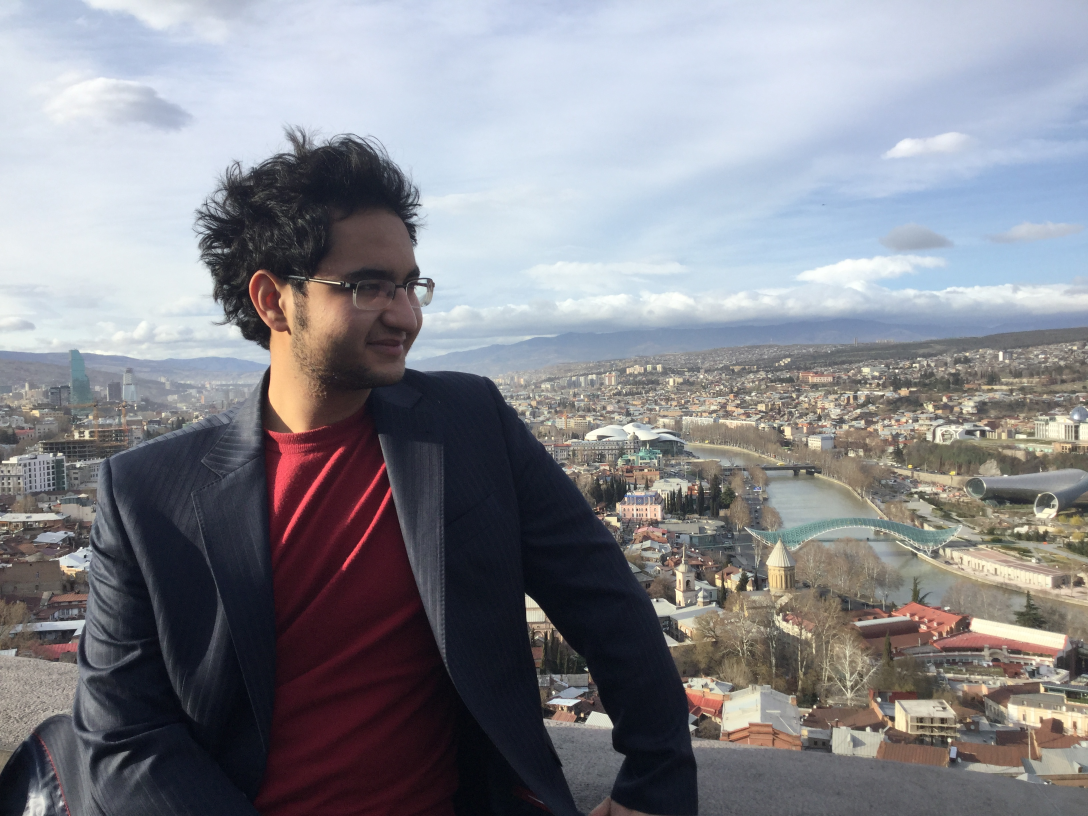
#> input picture website/1298.JPG, 3264 x 2448 px (shown at 1/3 size)
$ python -i cartoonizer.py   (imports and definitions only)
#> lines starting #> are read from the running program, lines starting #| are printed output that depends on the picture; after the words box and inside, x2 and y2 are one past the last pixel; in counts of white or black regions, pixels touching at a corner belong together
import numpy as np
import cv2


def cartoonize(input_image: np.ndarray) -> np.ndarray:
    num_down = 2  # number of down sampling steps
    num_bilateral = 7  # number of bilateral filtering steps

    img_rgb = input_image
    img_color = img_rgb

    # for _ in range(num_down):
    #     img_color = cv2.pyrDown(img_color)

    for _ in range(num_bilateral):
        img_color = cv2.bilateralFilter(img_color, d=9, sigmaColor=9, sigmaSpace=7)

    # for _ in range(num_down):
    #     img_color = cv2.pyrUp(img_color)

    img_gray = cv2.cvtColor(img_rgb, cv2.COLOR_RGB2GRAY)
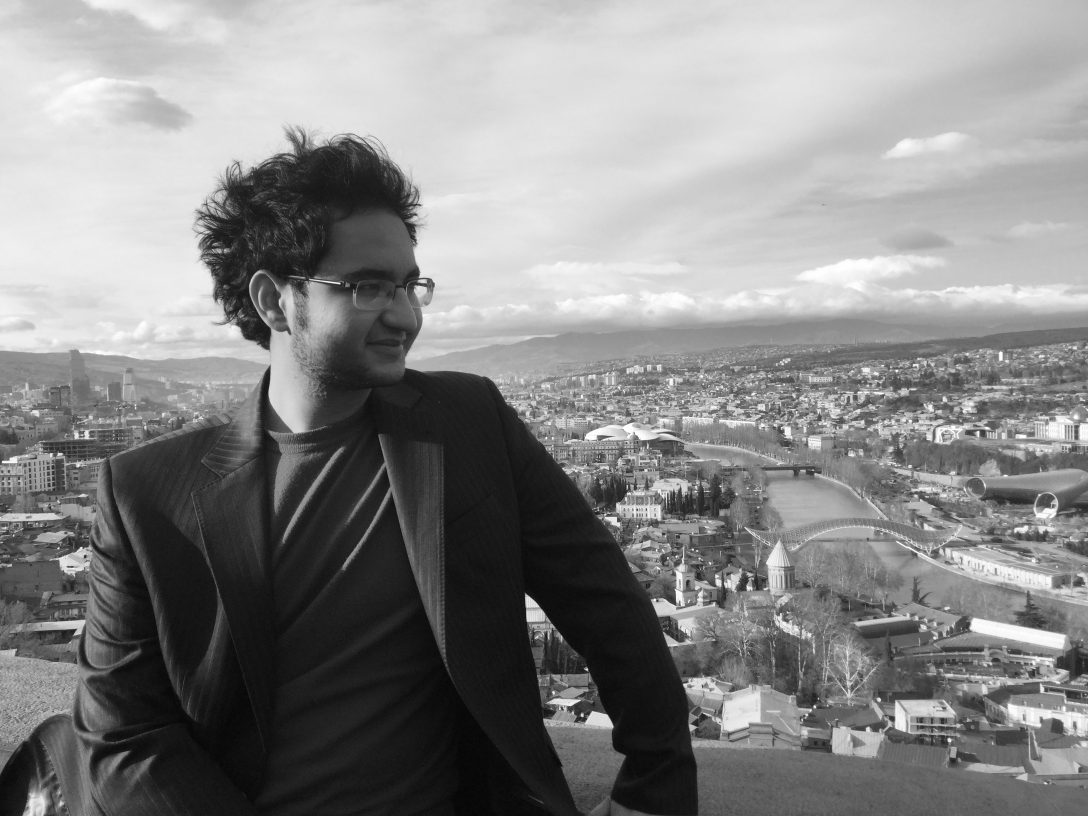
#> img_gray: shape (2448, 3264) (shown at 1/3 size); min 1, max 255, mean 135.1
    img_blur = cv2.medianBlur(img_gray, 7)

    img_edge = cv2.adaptiveThreshold(
        img_blur, 255,
        cv2.ADAPTIVE_THRESH_MEAN_C,
        cv2.THRESH_BINARY,
        blockSize=9,
        C=2
    )
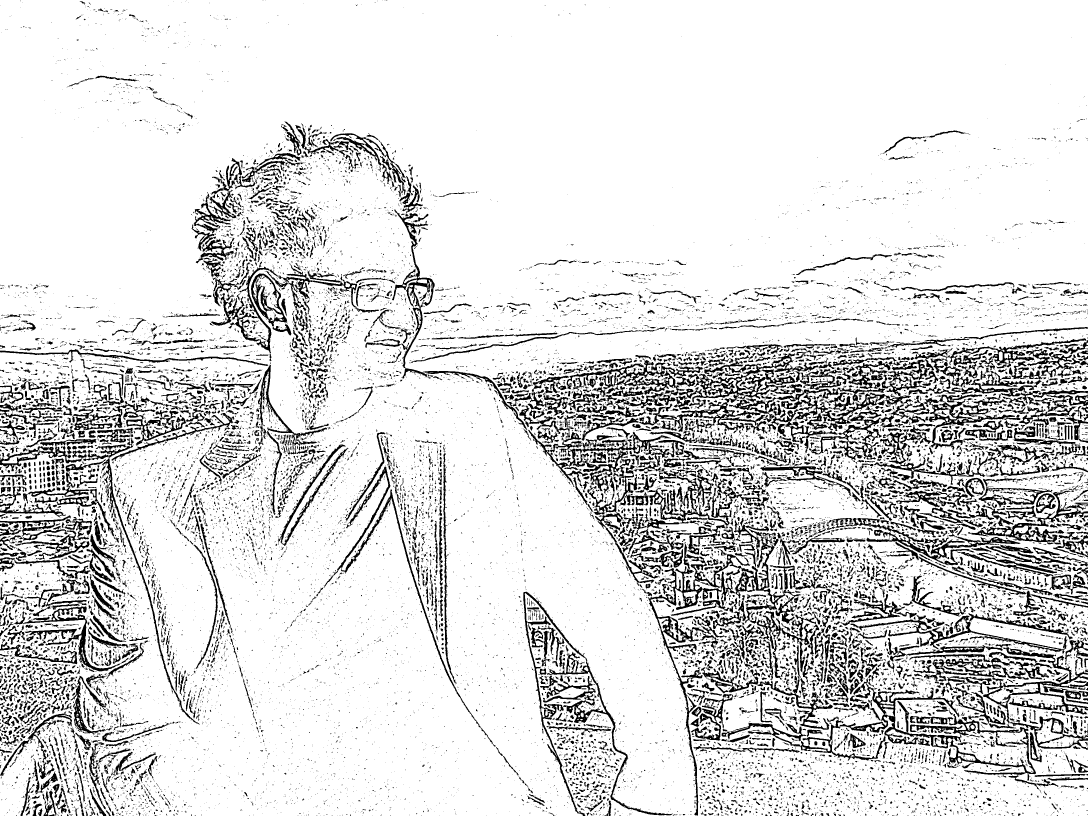
#> img_edge: shape (2448, 3264) (shown at 1/3 size); 86.2% white; 23086 black regions (18459 under 20 px), largest, box (x1, y1, x2, y2) and area: (1679, 1295, 2307, 1585) 32769, (1926, 1587, 2402, 2448) 30193, (2165, 2034, 3176, 2369) 29847

    img_edge = cv2.cvtColor(img_edge, cv2.COLOR_GRAY2RGB)
    img_cartoon = cv2.bitwise_and(img_color, img_edge)
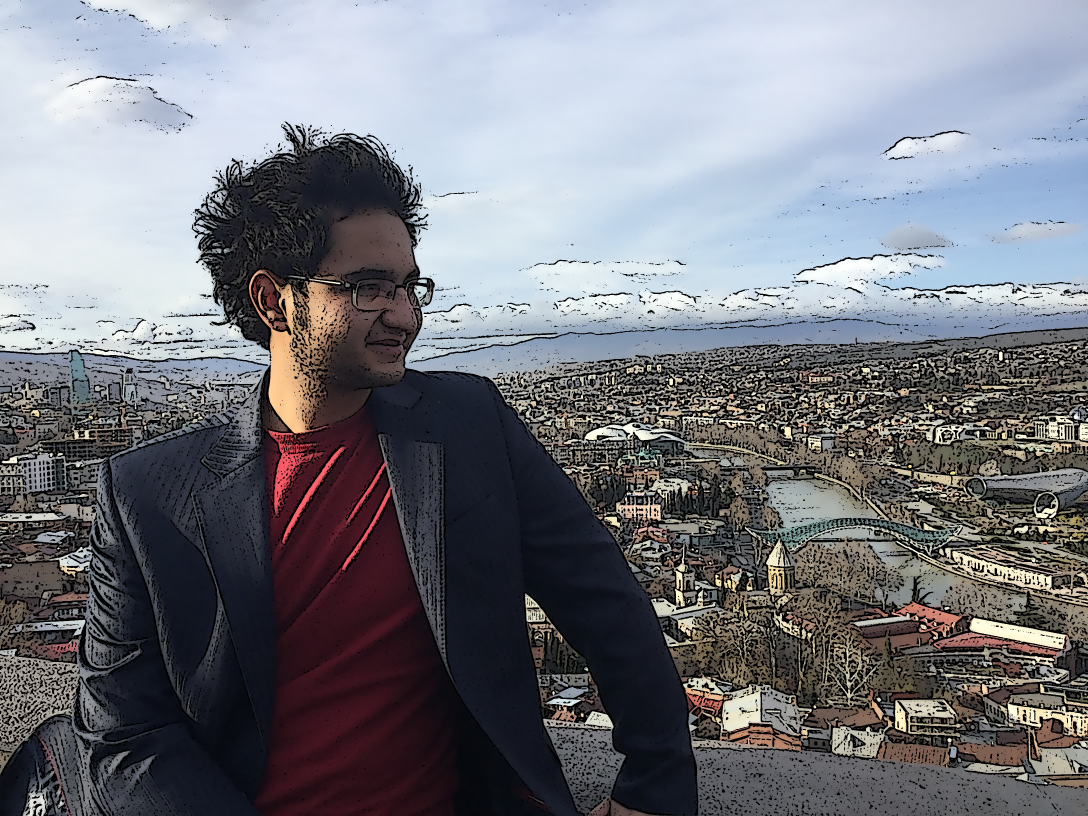
#> img_cartoon: shape (2448, 3264, 3) (shown at 1/3 size); mean R, G, B 119, 120.5, 127.3
    return img_cartoon

>>> import cv2
>>> picture = cv2.cvtColor(cv2.imread('1298.JPG'), cv2.COLOR_BGR2RGB)
>>> result = cartoonize(picture)
